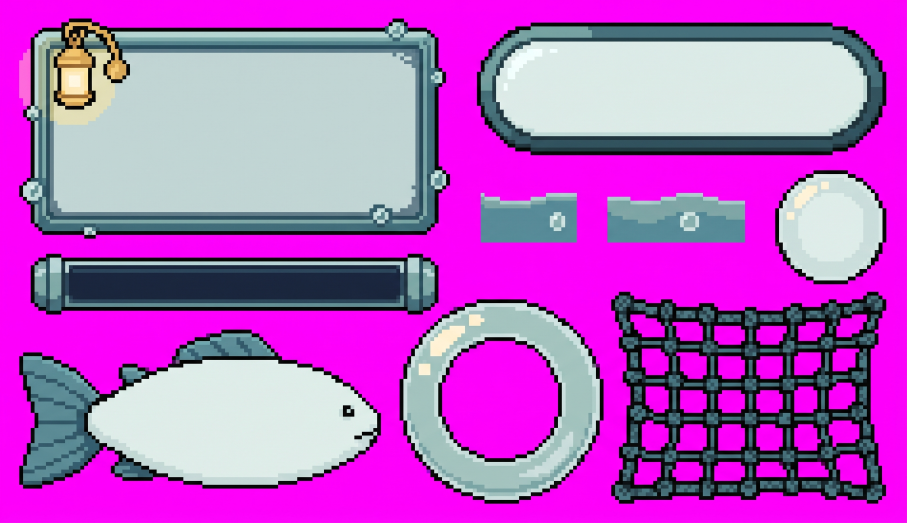
#> input picture art_src/lanternmaw-ui-sheet.jpg, 2720 x 1568 px (shown at 1/3 size)
$ python gen_sea_ui.py
#> lines starting #> are read from the running program, lines starting #| are printed output that depends on the picture; after the words box and inside, x2 and y2 are one past the last pixel; in counts of white or black regions, pixels touching at a corner belong together
### art_src/lib_sheet.py
"""Reading a UI sheet from the owner's image tool, shared by gen_sand_ui.py,
gen_crystal_ui.py and the sheets to come.

The tool draws pixel art on a magenta ground, but upscales it by a fractional
amount and saves a JPEG (it cannot save a PNG): the cells come out 5 to 12
pixels square with soft, noisy edges, and each sheet's size differs. A sheet's
cell is found once with `fit` (the edges of the picture line up on it), written
into the sheet's script as constants, and then `sample` reads every cell as the
median colour of the middle of its block and snaps it to the sheet's palette
-- with every near-black folded into the outline colour, which is where nearly
all the JPEG noise is.

The rest is what every sheet does with the cells: cut a piece out, flood-fill
the face words are written on, and mimic how the game stretches a piece
(`stretch`, the same as `PixelSprite._source`) so it can be looked at before
Flutter is run.
"""
import numpy as np
from PIL import Image

GROUND = '.'


def hex_rgb(h):
    return tuple(int(h[i:i + 2], 16) for i in (1, 3, 5))


def _magenta(a):
    return (a[..., 0] > 200) & (a[..., 1] < 90) & (a[..., 2] > 200)


# [31 lines left out: function fit, not called in this run]


def sample(path, tones, cell, dark=48, tinted_ground=False):
    """The sheet as rows of letters, one a cell; GROUND where it is magenta.
    [cell] is ((width, x offset), (height, y offset)) from `fit`; [tones]
    maps a letter to its colour, and K must be the outline's. With
    [tinted_ground], a cell whose colour is mostly magenta -- a soft glow the
    tool drew over the ground, which blends to pink -- is ground too."""
    (cw, ox), (ch, oy) = cell
    a = np.asarray(Image.open(path).convert('RGB')).astype(float)
    h, w, _ = a.shape
    mag = _magenta(a)
    letters = list(tones)
    rgb_of = np.array([hex_rgb(tones[k]) for k in letters], float)
    grid = []
    for j in range(int((h - oy) / ch)):
        line = []
        for i in range(int((w - ox) / cw)):
            xa, xb = int(ox + (i + .25) * cw), int(ox + (i + .75) * cw) + 1
            ya, yb = int(oy + (j + .25) * ch), int(oy + (j + .75) * ch) + 1
            blk = a[ya:yb, xa:xb]
            if blk.size == 0 or mag[ya:yb, xa:xb].mean() > .5:
                line.append(GROUND)
                continue
            rgb = np.median(blk.reshape(-1, 3), axis=0)
            if tinted_ground and rgb[0] > 150 and rgb[2] > 150 and rgb[1] < 125:
                line.append(GROUND)
                continue
            if rgb.max() < dark:
                line.append('K')
            else:
                line.append(letters[int(((rgb_of - rgb) ** 2).sum(1).argmin())])
        grid.append(line)
    return grid


# [27 lines left out: function pieces_of, not called in this run]


def cut(sheet, box):
    """The piece in [box] (cells x0, y0, x1, y1) as rows of letters."""
    x0, y0, x1, y1 = box[:4]
    return [list(''.join(sheet[y][x0:x1])) for y in range(y0, y1)]


def flood(rows, seed, src='F', dst='W'):
    """[rows] with the [src] cells 4-connected to [seed] lettered [dst]."""
    sx, sy = seed
    assert rows[sy][sx] == src, (seed, rows[sy][sx])
    todo = [(sx, sy)]
    while todo:
        x, y = todo.pop()
        if not (0 <= y < len(rows) and 0 <= x < len(rows[y])):
            continue
        if rows[y][x] != src:
            continue
        rows[y][x] = dst
        todo += [(x + 1, y), (x - 1, y), (x, y + 1), (x, y - 1)]


def face_box(rows):
    """Where the W cells are: (left, top, right, bottom) in cells."""
    xs = [x for r in rows for x, c in enumerate(r) if c == 'W']
    ys = [y for y, r in enumerate(rows) if 'W' in r]
    return min(xs), min(ys), max(xs) + 1, max(ys) + 1


# [55 lines left out: functions same_rows, source, stretch, whole, png, not called in this run]


def channel(groove, outline='K'):
    """Where a timer's fill goes in its groove, in cells: the rows of
    channel at the groove's middle column, from its top and from its foot,
    and the column the channel's narrowest row starts at. One cell of the
    channel is left round the fill on every side."""
    rows = groove[0]
    mid = len(rows[0]) // 2
    first = last = len(rows) // 2
    assert rows[first][mid] == outline, 'the groove has no channel at its middle'
    while rows[first - 1][mid] == outline:
        first -= 1
    while rows[last + 1][mid] == outline:
        last += 1
    top, bottom = first + 1, len(rows) - last
    side = max(r.index(outline, 3) for r in rows[top:last]) + 1
    return top, bottom, side


def halve(rows):
    """[rows] (strings) at half resolution: each 2x2 block becomes the letter
    most of it is, the outline K winning ties so lines never break, then
    anything over empty. An odd last row or column is padded with empty first,
    so the outline along it survives. (gen_fire_ui.py's, for a sheet's piece
    that is drawn smaller than the sheet draws it.)"""
    if len(rows[0]) % 2:
        rows = [r + GROUND for r in rows]
    if len(rows) % 2:
        rows = rows + [GROUND * len(rows[0])]
    h, w = len(rows), len(rows[0])
    out = []
    for y in range(0, h - 1, 2):
        row = ''
        for x in range(0, w - 1, 2):
            block = [rows[y][x], rows[y][x + 1],
                     rows[y + 1][x], rows[y + 1][x + 1]]
            counts = {c: block.count(c) for c in block}
            top = max(counts.values())
            best = [c for c, n in counts.items() if n == top]
            if len(best) > 1 and 'K' in best:
                row += 'K'
            elif len(best) > 1 and GROUND in best:
                row += [c for c in best if c != GROUND][0]
            else:
                row += best[0]
        out.append(row)
    return out


# [45 lines left out: function cells_svg, not called in this run]

### art_src/gen_sea_ui.py
"""Builds Lanternmaw's UI pieces from the owner's image-tool sheet.

    python gen_sea_ui.py                 # writes lib/components/boss_trial/sea_ui_art.dart
    python gen_sea_ui.py --map NAME      # prints one piece as a cell map
    python gen_sea_ui.py --preview DIR   # one PNG a piece, and the whole sheet
    python gen_sea_ui.py --svg [FILE]    # the pieces as the game gets them, as one SVG

See lib_sheet.py for how a sheet from the tool is read back to the cells it was
drawn on, and gen_sand_ui.py / gen_crystal_ui.py / gen_hex_ui.py for the same
job done for the other bosses. Re-run after any edit; never hand-edit the
output.
"""
import os
import sys

import lib_sheet
from lib_sheet import channel, cut, face_box, flood, halve

HERE = os.path.dirname(os.path.abspath(__file__))
SRC = os.path.join(HERE, 'lanternmaw-ui-sheet.jpg')
OUT = os.path.normpath(os.path.join(
    HERE, '..', 'lib', 'components', 'boss_trial', 'sea_ui_art.dart'))

# The sheet's cell, fitted to its edges (lib_sheet.fit): 11.4 pixels square.
# (238 x 136 cells.)
CELL = ((11.42, 0.6), (11.37, 10.8))

# letter -> colour. The slate glass and water in F/f/C/s/g/t/T/u/U/m, the
# gauge's deep water n, the lantern Y/y/c/b. F is what words are written on
# (W where a piece marks its face), and f is the panel's softer face.
TONES = {
    'K': '#14120e',   # outline
    'F': '#ddebe7',   # pale glass
    'f': '#bfd4d3',   # the panel's face
    'C': '#c9dddb',   # glass, between the two
    's': '#a4c3be',   # foam
    'g': '#80a8a7',   # seafoam
    't': '#5a8b96',   # water
    'T': '#456f7a',   # slate
    'u': '#345763',   # slate, deeper
    'U': '#2c4b59',   # slate, deeper still
    'm': '#233942',   # slate, nearly black
    'n': '#1a263c',   # deep water
    'Y': '#dab367',   # lantern gold
    'y': '#e7dfb4',   # lantern glass, and the light it throws
    'c': '#fef1d4',   # lantern core
    'b': '#9d6c32',   # lantern iron
}

# The panel's own softer face, where the words go: W is `f` in it, not F.
PANEL = dict(TONES, F=TONES['f'])

# The lantern when its light is out: the gold gone to dull iron and the glass
# to the water's grey.
UNLIT = dict(TONES, Y='#7d7a6a', y='#56606a', c='#8e9aa0', b='#4a4a44')


def sample():
    return lib_sheet.sample(SRC, TONES, CELL, dark=50, tinted_ground=True)
#> in _magenta, `return (a[..., 0] > 200) & (a[..., 1] < 90) & (a[..., 2] > 200)`:
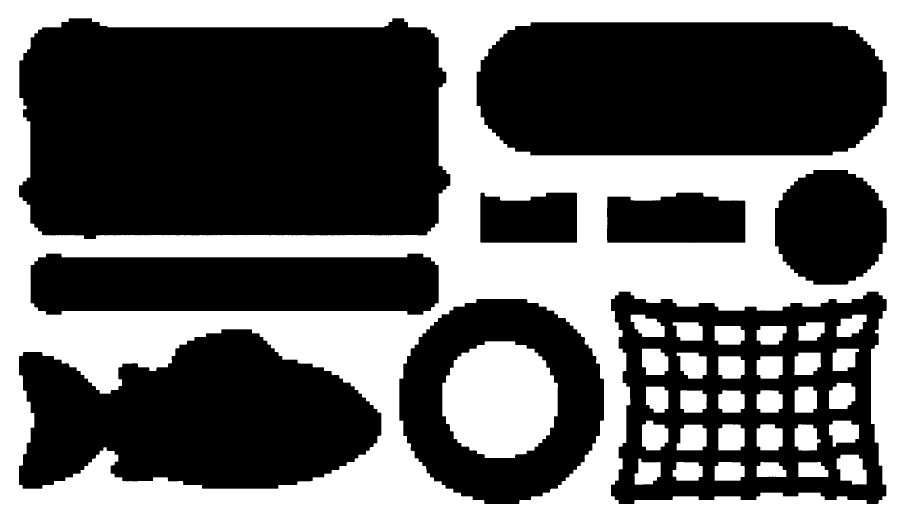
#> returned value: shape (1568, 2720) bool (shown at 1/3 size); 41.6% white; 32 white regions, largest, box (x1, y1, x2, y2) and area: (0, 0, 2720, 1568) 1531515, (1327, 1024, 1674, 1374) 96973, (2510, 1364, 2600, 1454) 6343
#> after the loop in sample, `for j in range(int((h - oy) / ch)):`: grid = 136 items


def png(rows, scale, path):
    lib_sheet.png(rows, scale, path, TONES)


def remap(rows, table, y0=0, y1=None, x0=0, x1=None):
    """Letters in [rows] (a box of them) changed by [table]."""
    for y in range(y0, len(rows) if y1 is None else y1):
        for x in range(x0, len(rows[y]) if x1 is None else x1):
            rows[y][x] = table.get(rows[y][x], rows[y][x])


# ---- cleaning ---------------------------------------------------------------
#
# See gen_sand_ui.py: the game stretches a piece by repeating a run of columns
# and of rows, so each run has to be the same all the way down it.

# Where the lantern hangs on the panel, in the panel's cells: it covers the
# panel's top left, where words would start, and throws a glow over the face
# that is partly outside the panel. It comes off the panel and is drawn on its
# own, over the Lure's board, where there is room for it.
LANTERN = (6, 30, 0, 29)


def take_lantern(rows):
    """The lantern as its own rows and where it hung, and [rows] with the
    panel put back under it."""
    x0, x1, y0, y1 = LANTERN
    mid = 40                       # a clean column: the panel is plain along it
    foot = 40                      # a clean row: so is the left rim, down there
    was = [list(r) for r in rows]
    for y in range(y0, y1):
        for x in range(x0, x1):
            if y <= 1:
                rows[y][x] = '.'
            elif y <= 7 or x >= 9:
                # The top rim and the face under the lantern.
                rows[y][x] = was[y][mid]
            elif y <= 22:
                # The left rim, which its glow had lit.
                rows[y][x] = was[foot][x]
    # Its cells: whatever changed, less the glow, which is the pale yellow
    # that reaches the edge of the region or the panel round it. The glass
    # inside the lantern's frame is the same colour, but shut in. Nothing
    # left of its outline is the lantern's: that is glow on the rim.
    differs = {(x, y) for y in range(y0, y1) for x in range(9, x1)
               if was[y][x] != rows[y][x]
               and was[y][x] in ('K' if x == 9 else 'YycbK')}
    glow, todo = set(), []
    for (x, y) in differs:
        if was[y][x] == 'y' and any(
                (x + dx, y + dy) not in differs
                for dx, dy in ((1, 0), (-1, 0), (0, 1), (0, -1))):
            todo.append((x, y))
    while todo:
        x, y = todo.pop()
        if (x, y) in glow:
            continue
        glow.add((x, y))
        for dx, dy in ((1, 0), (-1, 0), (0, 1), (0, -1)):
            n = (x + dx, y + dy)
            if n in differs and was[n[1]][n[0]] == 'y' and n not in glow:
                todo.append(n)
    cells = differs - glow
    xs = [x for x, _ in cells]
    ys = [y for _, y in cells]
    left, top = min(xs), min(ys)
    lantern = [['.'] * (max(xs) - left + 1) for _ in range(max(ys) - top + 1)]
    for (x, y) in cells:
        lantern[y - top][x - left] = was[y][x]
    return lantern, (left, top)


def clean_pill(rows):
    # The ends' straight sides were shaded from light to dark as they went
    # down; the run of rows that repeats is one shade.
    for y in range(13, 21):
        rows[y][:9] = rows[15][:9]
        rows[y][-9:] = rows[15][-9:]


def clean_ring(rows):
    # The tool's bubble has a glass wall a quarter of its width thick, which
    # would cover most of a pet trapped inside it: the wall is thinned to six
    # cells, with its own outline on the inner edge, and the opening is wide.
    h, w = len(rows), len(rows[0])
    # The corner of the groove's end cap, which reaches into this piece's box.
    for y in range(4):
        rows[y][:10] = ['.'] * 10
    rows[2][14] = '.'
    cx, cy = (w - 1) / 2, (h - 1) / 2
    inner = RING_WALL_FROM
    for y in range(h):
        for x in range(w):
            r = ((x - cx) ** 2 + (y - cy) ** 2) ** .5
            if r < inner - 1:
                rows[y][x] = '.'
            elif r < inner and rows[y][x] != '.':
                rows[y][x] = 'K'


# How far from the middle the thinned wall starts, in cells: the bubble is 27
# cells to its rim.
RING_WALL_FROM = 21


def clean_fish(rows):
    # The back and belly along the middle of the body are an ellipse, drawn
    # a row higher at each step; the run of columns that repeats is one
    # straight stretch of it, cut from the column in its middle.
    for y in range(len(rows)):
        for x in range(FISH_BAND[0], FISH_BAND[1]):
            rows[y][x] = rows[y][FISH_BAND[2]]


FISH_BAND = (70, 80, 75)


# The timer's water, which the sheet draws as two tiles with one wave and one
# bubble each, neither of which repeats: a crest of foam that does, five cells
# deep like the groove's channel, twelve wide, with a bubble in it.
WATER = [
    '..ss....sss.',
    'gggggggggggg',
    'ttttttttfftt',
    'ttttttttfgtt',
    'tttttttttttt',
]

# The net the pet casts, which the sheet draws as one lattice that is not quite
# even: one cell of an even one, ten cells square, so it covers a fish of any
# length. Cords three cells thick crossing at a knot, in the sheet's slates.
NET = [
    '....KTK...',
    '....KTK...',
    '....KTK...',
    '...KKTKK..',
    'KKKKuTuKKK',
    'TTTTTuTTTT',
    'KKKKuTuKKK',
    '...KKTKK..',
    '....KTK...',
    '....KTK...',
]


# name in Dart, the piece's box on the sheet (cells), the repeating run of
# columns and of rows (start, end) or None, the cell of the face words go on
# and the letter it is (lettered W) or None, a cleaning step, and where words go
# as cells in from the piece's edges (left, top, right, bottom) where that is
# not the face's own box.
PIECES = [
    ('seaPanel', (5, 4, 118, 62), (40, 70), (29, 38), (50, 30, 'f'), None,
     None),
    ('seaPill', (125, 5, 233, 40), (40, 80), (14, 21), (60, 17, 'F'),
     clean_pill, (9, 6, 9, 6)),
    ('seaGroove', (8, 66, 115, 82), (30, 80), None, None, None, None),
    ('seaFish', (5, 86, 100, 128), FISH_BAND[:2], None, (50, 20, 'F'),
     clean_fish, (24, 8, 14, 8)),
    ('seaBubble', (204, 44, 233, 74), None, None, (14, 14, 'F'), None,
     (6, 6, 6, 6)),
    ('seaRing', (105, 78, 159, 132), None, None, None, clean_ring, None),
]


def build(sheet):
    """{name: (rows, midX, midY, inset)}: every piece cleaned, its face
    lettered, and where its words go."""
    out = {}
    lantern = at = None
    for name, box, mid_x, mid_y, seed, clean, inset in PIECES:
        rows = cut(sheet, box)
        if name == 'seaPanel':
            lantern, at = take_lantern(rows)
        if clean:
            clean(rows)
        if seed:
            flood(rows, seed[:2], src=seed[2])
            if inset is None:
                l, t, r_, b = face_box(rows)
                inset = (l, t, len(rows[0]) - r_, len(rows) - b)
        out[name] = (rows, mid_x, mid_y, inset)
    out['seaLantern'] = (lantern, None, None, None)
    out['seaLanternUnlit'] = (lantern, None, None, None)
    out['seaWater'] = ([list(r) for r in WATER], (0, 12), None, None)
    out['seaNet'] = ([list(r) for r in NET], (0, 10), (0, 10), None)
    ring = out['seaRing']
    out['seaRingHalf'] = ([list(r) for r in halve([''.join(r) for r in ring[0]])],
                          None, None, None)
    out['_lanternAt'] = at
    return out


def sprite_dart(name, rows, mid_x, mid_y, palette):
    out = ['const PixelSprite %s = PixelSprite(' % name,
           '  palette: %s,' % palette]
    if mid_x:
        out.append('  midX: (%d, %d),' % mid_x)
    if mid_y:
        out.append('  midY: (%d, %d),' % mid_y)
    out.append('  rows: [')
    out += ["    '%s'," % ''.join(r) for r in rows]
    out += ['  ],', ');', '']
    return out


def palette_dart(name, doc, tones):
    out = [doc, 'const Map<String, Color> %s = {' % name]
    out += ["  '%s': Color(0xFF%s)," % (k, v[1:].upper())
            for k, v in tones.items()]
    out += ["  'W': Color(0xFF%s)," % tones['F'][1:].upper(), '};', '']
    return out


PALETTES = {'seaPanel': 'seaPanelPalette',
            'seaLanternUnlit': 'seaUnlitPalette'}


def tones_for(name):
    return {'seaPanel': PANEL, 'seaLanternUnlit': UNLIT}.get(name, TONES)


def dart(pieces):
    out = [
        '// GENERATED by art_src/gen_sea_ui.py from',
        '// art_src/lanternmaw-ui-sheet.jpg. Re-run it after editing the sheet;',
        '// never hand-edit this file.',
        '//',
        "// Lanternmaw's UI pieces, one letter a cell: . is empty, W the pale face",
        '// words are written on (recoloured when a tile flashes or glows).',
        "// The `...Face` insets are how many cells in from a piece's edges its",
        '// words go.',
        '',
        "import 'package:flutter/painting.dart';",
        '',
        "import 'pixel_sprite.dart';",
        '',
    ]
    out += palette_dart('seaPalette', "/// The sheet's colours.", TONES)
    out += palette_dart('seaPanelPalette',
                        "/// The same, with the panel's softer face.", PANEL)
    out += palette_dart('seaUnlitPalette',
                        '/// The lantern with its light out.', UNLIT)
    faces = {'seaPanel': 'seaPanelFace', 'seaPill': 'seaPillFace',
             'seaFish': 'seaFishFace', 'seaBubble': 'seaBubbleFace'}
    for name, piece in pieces.items():
        if name.startswith('_'):
            continue
        rows, mid_x, mid_y, inset = piece
        out += sprite_dart(name, rows, mid_x, mid_y,
                           PALETTES.get(name, 'seaPalette'))
        if name in faces:
            out += ['const EdgeInsets %s = EdgeInsets.fromLTRB(%d, %d, %d, %d);'
                    % ((faces[name],) + tuple(inset)), '']
    left, top = pieces['_lanternAt']
    out += [
        "/// Where the lantern hung on the sheet's panel, in cells from the panel's",
        '/// top left: the chain goes above the panel, the body over its corner.',
        'const int seaLanternLeft = %d;' % left,
        'const int seaLanternTop = %d;' % top,
        '',
    ]
    top, bottom, side = channel(pieces['seaGroove'], 'n')
    out += [
        "/// The groove's channel, which the water fills: the rows from its top, and",
        '/// from its foot, that are rim, and the columns in from either end.',
        'const int seaChannelTop = %d;' % top,
        'const int seaChannelBottom = %d;' % bottom,
        'const int seaChannelSide = %d;' % side,
        '',
    ]
    return '\n'.join(out)


if __name__ == '__main__':
    sheet = sample()
#> sheet = 136 items
    pieces = build(sheet)
#> the loop in build, `for name, box, mid_x, mid_y, seed, clean, inset in PIECES:` made 6 passes
#> (left in take_lantern, top in take_lantern, l, t, r_, b) on pass 1: (9, 0, 9, 9, 104, 51)
#> after the loop in build, `for name, box, mid_x, mid_y, seed, clean, inset in PIECES:`: b = 51; l = 9; out = 6 items; r_ = 104; t = 9
#> in halve, `h, w = len(rows), len(rows[0])`: h = 54
#> after the loop in halve, `for y in range(0, h - 1, 2):`: out = 27 items, first 6: '.........KKKKKKKKK.........', '.......KCCCssssCCCKK.......', '.....KCCsccssssssssCK......', '....KCssscKKKKKKKsssCCn....', '...KCcccK.........KsssCn...', '..KCcccK...........KsssCn..'
#> pieces = 12 items
    if '--map' in sys.argv:
        want = sys.argv[sys.argv.index('--map') + 1]
        rows, mid_x, mid_y, inset = pieces[want]
        print('%s  %dx%d  midX %s  midY %s  words %s' % (
            want, len(rows[0]), len(rows), mid_x, mid_y, inset))
        print('    ' + ''.join(str(x % 10) for x in range(len(rows[0]))))
        for y, r in enumerate(rows):
            print('%3d %s' % (y, ''.join(r)))
    elif '--svg' in sys.argv:
        i = sys.argv.index('--svg') + 1
        path = (sys.argv[i] if i < len(sys.argv)
                else os.path.join(HERE, 'lanternmaw-ui-cells.svg'))
        items = [(name, p[0], tones_for(name),
                  'repeats: columns %s, rows %s' % (p[1], p[2])
                  if p[1] or p[2] else '')
                 for name, p in pieces.items() if not name.startswith('_')]
        with open(path, 'w', encoding='utf-8', newline='\n') as f:
            f.write(lib_sheet.cells_svg(items))
        print('wrote', path)
    elif '--preview' in sys.argv:
        out = sys.argv[sys.argv.index('--preview') + 1]
        os.makedirs(out, exist_ok=True)
        png([''.join(r) for r in sheet], 6, os.path.join(out, 'sheet.png'))
        for name, p in pieces.items():
            if name.startswith('_'):
                continue
            lib_sheet.png([''.join(r) for r in p[0]], 10,
                          os.path.join(out, name + '.png'), tones_for(name))
        print('wrote previews to', out)
    else:
        with open(OUT, 'w', encoding='utf-8', newline='\n') as f:
            f.write(dart(pieces))
#> the loop in dart, `for name, piece in pieces.items():` made 12 passes
#> name on passes 6, 7, 8, 11: 'seaRing', 'seaLantern', 'seaLanternUnlit', 'seaRingHalf'
#> (name, mid_x, mid_y, inset) on passes 1 to 2: ('seaPanel', (40, 70), (29, 38), (9, 9, 9, 7)), ('seaPill', (40, 80), (14, 21), (9, 6, 9, 6))
#> in dart, `left, top = pieces['_lanternAt']`: left = 9; top = 0
#> in dart, `top, bottom, side = channel(pieces['seaGroove'], 'n')`: top = 6; bottom = 5; side = 11
        print('wrote', OUT)
